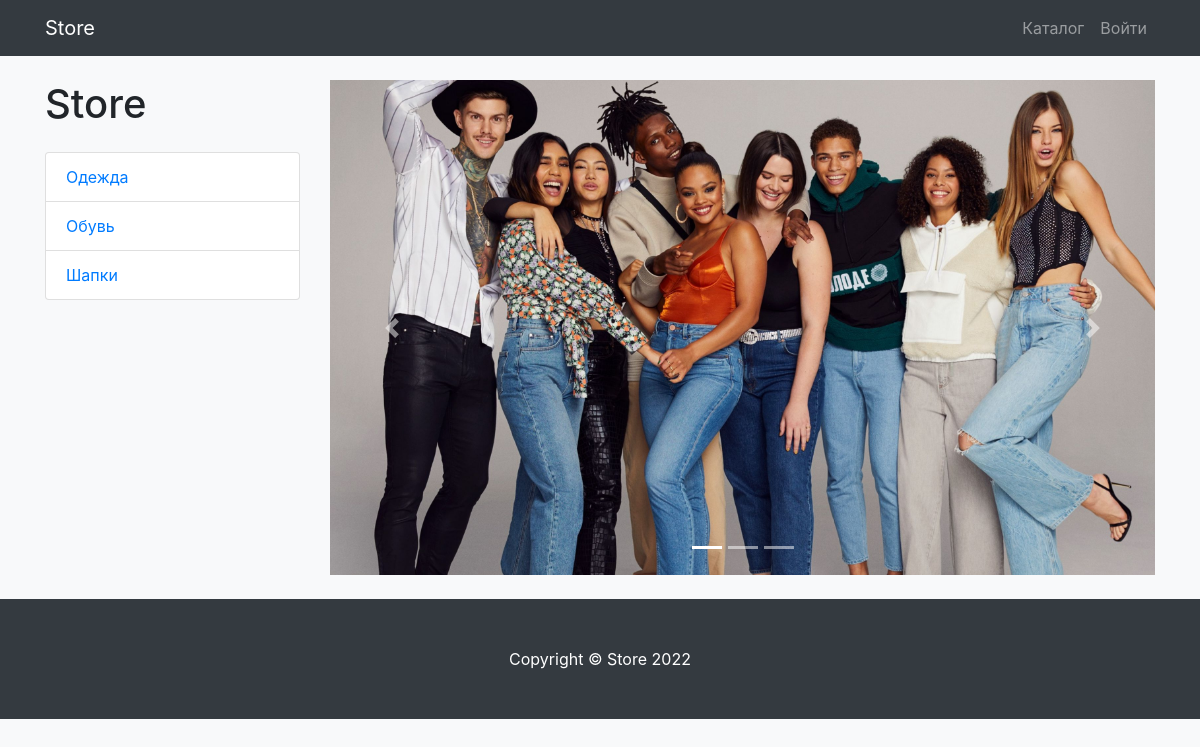
Page /products/category/2/ on the earlier database version.
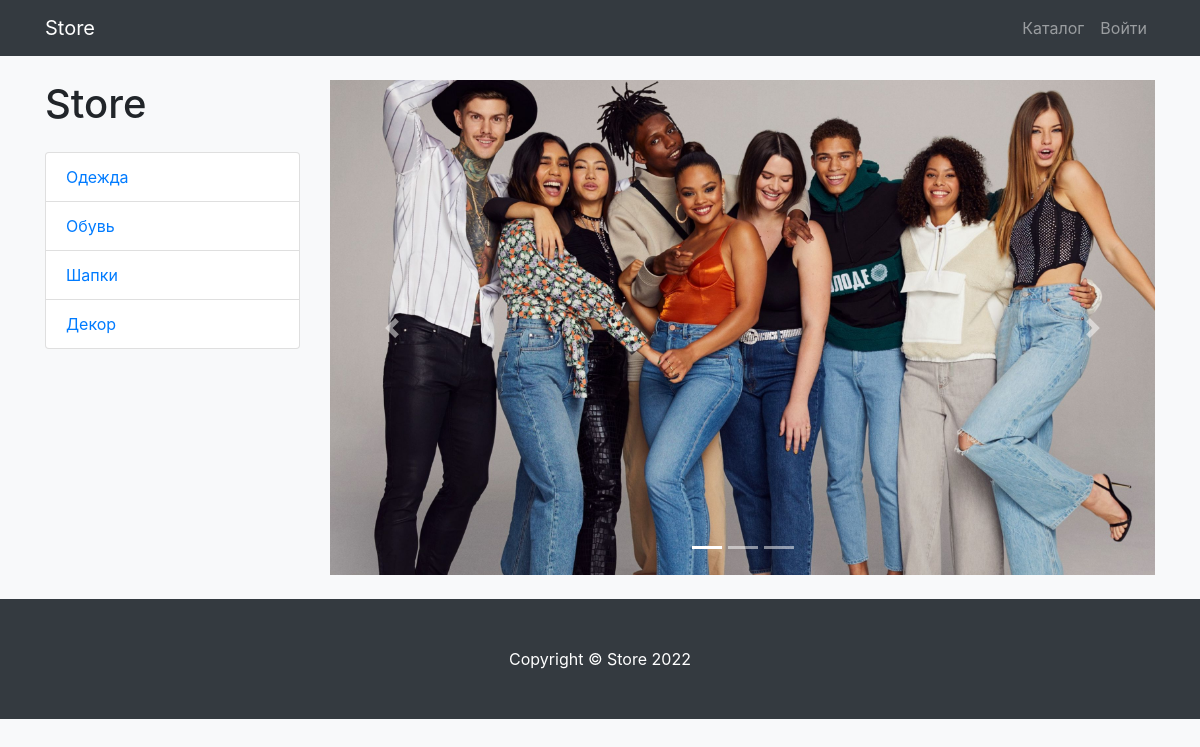
Same page on the later database version.
### products/models.py (models this page shows, shortened)
class ProductCategory(models.Model):
    name = models.CharField(max_length=128, unique=True)
    description = models.TextField(null=True, blank=True)
    class Meta:
        verbose_name = 'категория'
        verbose_name_plural = 'категории'

### products/views.py (the view)
# urls.py: path('', ProductsListView.as_view(), name='index'),
class ProductsListView(TitleMixin, ListView):
    model = Product
    template_name = 'products/products.html'
    paginate_by = 3
    title = 'Store - каталог'
    def get_queryset(self):
        queryset = super(ProductsListView, self).get_queryset()
        category_id = self.kwargs.get('category_id')
        return queryset.filter(category_id=category_id) if category_id else queryset
    def get_context_data(self, *, object_list=None, **kwargs):
        context = super(ProductsListView, self).get_context_data()
        context['categories'] = ProductCategory.objects.all()
        return context

### common/views.py (called while the page is built)
    def get_context_data(self, **kwargs):
        context = super(TitleMixin, self).get_context_data(**kwargs)
        context['title'] = self.title
        return context

### products/context_processors.py (called while the page is built)
def baskets(requst):
    user = requst.user
    return {'baskets': Basket.objects.filter(user=user) if user.is_authenticated else []}

### products/templates/products/products.html (shortened to what this page needs)
{% extends 'products/base.html' %}
{% load static cache humanize %}
{% block css %}
    <link href="{% static 'vendor/css/products.css' %}" rel="stylesheet">
{% endblock %}
{% block content %}
<div class="container">
    <div class="row">
        <div class="col-lg-3">
            <h1 class="my-4">Store</h1>
            <div class="list-group">
                {% for category in categories %}
                    <a href="{% url 'products:category' category.id %}" class="list-group-item">
                        {{ category.name }}
                    </a>
                {% endfor %}
            </div>
        </div>
        <div class="col-lg-9">
            <div id="carouselExampleIndicators" class="carousel slide my-4" data-ride="carousel">
                <ol class="carousel-indicators">
                    <li data-target="#carouselExampleIndicators" data-slide-to="0" class="active"></li>
                    <li data-target="#carouselExampleIndicators" data-slide-to="1"></li>
                    <li data-target="#carouselExampleIndicators" data-slide-to="2"></li>
                </ol>
                <div class="carousel-inner" role="listbox">
                    <div class="carousel-item active">
                        <img class="d-block img-fluid" src="{% static 'vendor/img/slides/slide-1.jpg' %}" alt="First slide">
                    </div>
                </div>
                <a class="carousel-control-prev" href="#carouselExampleIndicators" role="button" data-slide="prev">
                    <span class="carousel-control-prev-icon" aria-hidden="true"></span>
                </a>
                <a class="carousel-control-next" href="#carouselExampleIndicators" role="button" data-slide="next">
                    <span class="carousel-control-next-icon" aria-hidden="true"></span>
                </a>
            </div>
        </div>
    </div>
</div>
{% endblock %}
{% block footer %}
<footer class="py-5 bg-dark">
    <div class="container">
        <p class="m-0 text-center text-white">Copyright &copy; Store 2022</p>
    </div>
</footer>
{% endblock %}

Differences in the rows shown:
added ProductCategory: name "Декор"
